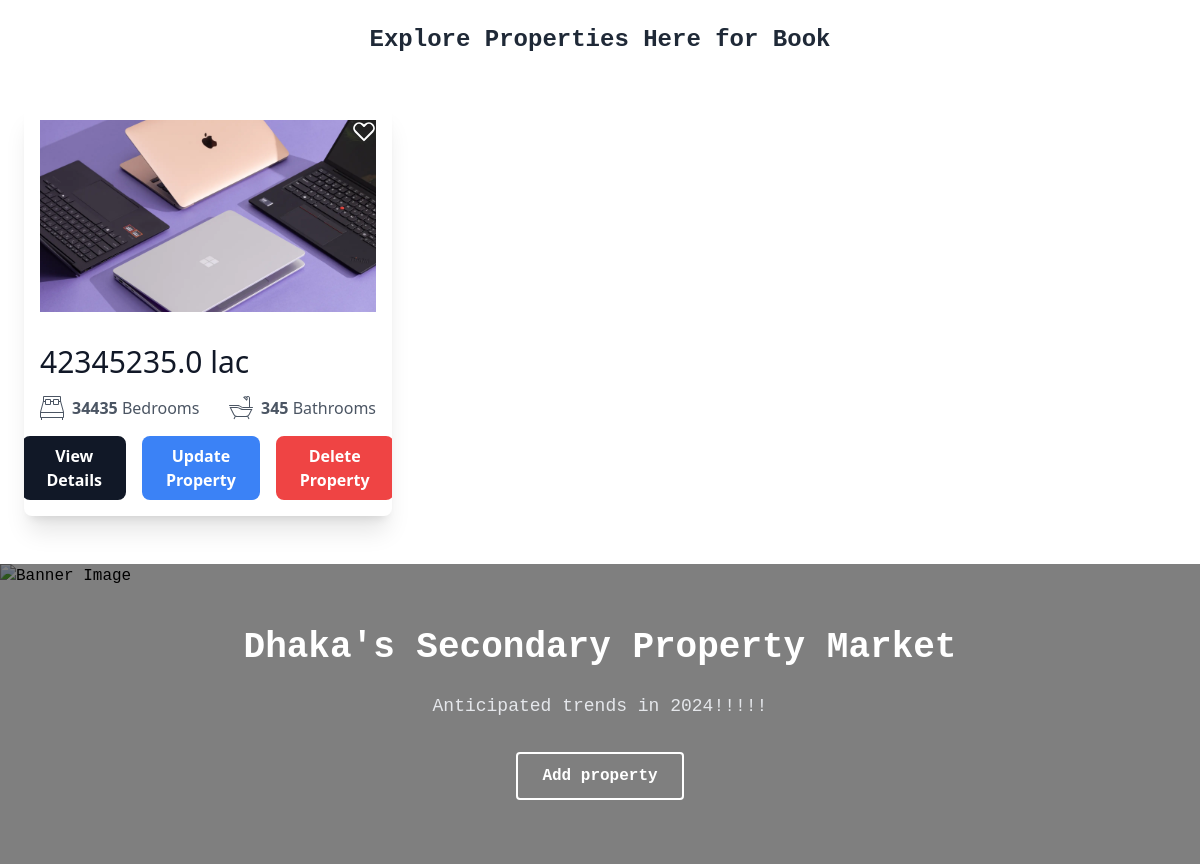
Screenshot of /property/ with the database file from the repository.
### rental/models.py (models this page shows, shortened)
class Property(models.Model):
    property_type = models.CharField(max_length=100)
    location = models.CharField(max_length=255)
    description = models.TextField()
    num_of_rooms = models.IntegerField()
    num_of_bathrooms = models.IntegerField()
    area_size = models.FloatField()
    price = models.FloatField()
    status = models.CharField(max_length=50)
    date_created = models.DateTimeField(auto_now_add=True)
    image_1 = models.ImageField(upload_to='property_images/', null=True, blank=True)
    image_2 = models.ImageField(upload_to='property_images/', null=True, blank=True)
    image_3 = models.ImageField(upload_to='property_images/', null=True, blank=True)
    image_4 = models.ImageField(upload_to='property_images/', null=True, blank=True)
    image_5 = models.ImageField(upload_to='property_images/', null=True, blank=True)
    image_6 = models.ImageField(upload_to='property_images/', null=True, blank=True)
    image_7 = models.ImageField(upload_to='property_images/', null=True, blank=True)

### rental/views.py (the view)
# urls.py: path('property/', prop_views.property, name='property'),
def property(request):
    property=Property.objects.all()
    context={
         'property':property,
     }
    return render(request, template_name="property.html",context=context)

### templates/property.html (shortened to what this page needs)
<!DOCTYPE html>
<html lang="en">
  <head>
    <script src="https://cdn.tailwindcss.com"></script>
  </head>
  <body>
    {% block content %}
    <h2
      class="text-center mt-6 text-2xl font-semibold text-gray-800"
      style="font-family: 'Martian Mono', monospace; font-optical-sizing: auto"
    >
      Explore Properties Here for Book
    </h2>
    <div class="max-w-6xl mx-auto mt-12">
      <div class="grid grid-cols-1 sm:grid-cols-2 lg:grid-cols-3 gap-6">
        {% for p in property %}
        <div class="bg-white shadow-xl rounded-lg overflow-hidden">
          <a href="{% url 'propertydetails' p.id %}">
            <div class="bg-cover bg-center h-56 p-4 relative">
              <img
                src="{{ p.image_1.url }}"
                alt="Property Image"
                class="w-full h-full object-cover"
              />
              <div class="absolute top-4 right-4">
              </div>
            </div>
          </a>
          <div class="p-4">
            <p class="text-3xl text-gray-900">{{ p.price }} lac</p>
            <div class="flex justify-between mt-4 text-gray-600">
              <div class="flex items-center">
                <p>
                  <span class="font-bold">{{ p.num_of_rooms }}</span>
                  Bedrooms
                </p>
              </div>
              <div class="flex items-center">
                <p>
                  <span class="font-bold">{{ p.num_of_bathrooms }}</span>
                  Bathrooms
                </p>
              </div>
            </div>
            <div class="flex flex-col sm:flex-row justify-center items-center gap-4 mt-4 ">
              <a
                href="{% url "propertydetails" p.id%}"
                class="bg-gray-900 text-white text-center px-6 py-2 rounded-lg font-semibold hover:bg-gray-700 transition duration-300"
                >View Details</a
              >
              <a
            href="{% url 'update_property' p.id %}"
            class="bg-blue-500 text-white text-center px-6 py-2 rounded-lg font-semibold hover:bg-gray-700 transition duration-300"
          >
           Update Property
          </a>
          <a
          href="{% url 'delete_property' p.id %}"
          class="bg-red-500 text-white text-center px-6 py-2 rounded-lg font-semibold hover:bg-gray-700 transition duration-300"
        >
         Delete Property
        </a>
            </div>
          </div>
        </div>
        {% endfor %}
      </div>
    </div>
    <div
      class="relative mt-12 font-[sans-serif] before:absolute before:w-full before:h-full before:inset-0 before:bg-black before:opacity-50 before:z-10"
      style="font-family: 'Martian Mono', monospace; font-optical-sizing: auto"
    >
      <img
        src="https://images.unsplash.com/photo-1706640254398-3b04782e8c76?q=80&w=1374&auto=format&fit=crop&ixlib=rb-4.0.3&ixid=M3wxMjA3fDB8MHxwaG90by1wYWdlfHx8fGVufDB8fHx8fA%3D%3D"
        alt="Banner Image"
        class="absolute inset-0 w-full h-full object-cover"
      />
      <div
        class="min-h-[300px] relative z-50 h-full max-w-6xl mx-auto flex flex-col justify-center items-center text-center text-white p-6"
      >
        <h2 class="sm:text-4xl text-2xl font-bold mb-6">
          Dhaka's Secondary Property Market
        </h2>
        <p class="text-lg text-center text-gray-200">
          Anticipated trends in 2024!!!!!
        </p>
        <a
          href="{% url 'add_property' %}"
          class="mt-8 bg-transparent text-white text-base font-semibold py-2.5 px-6 border-2 border-white rounded hover:bg-white hover:text-black transition duration-300 ease-in-out"
        >
         Add property
        </a>
      </div>
    </div>
    {% endblock %}
  </body>
</html>

### rows the page displays
Property: image_1 (picture), price "42345235.0", num_of_rooms "34435", num_of_bathrooms "345"
